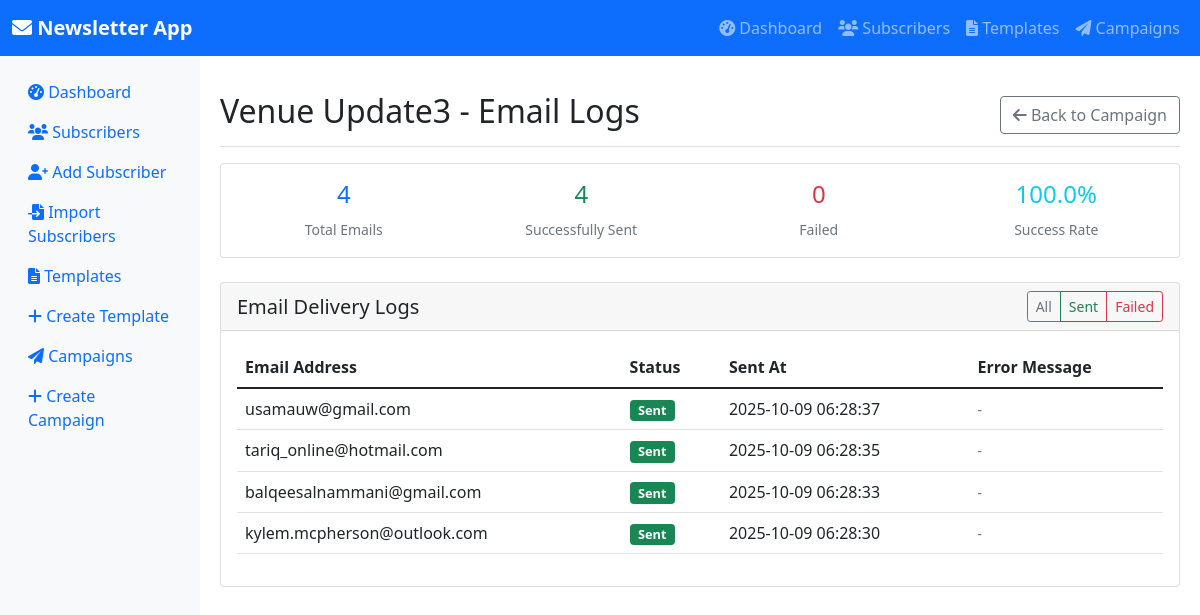
The page /campaigns/4/logs on the database its author committed.
### models.py (models this page shows, shortened)
class Campaign(db.Model):
    id = db.Column(db.Integer, primary_key=True)
    name = db.Column(db.String(255), nullable=False)
    template_id = db.Column(db.Integer, db.ForeignKey('template.id'), nullable=False)
    status = db.Column(db.String(50), default='draft', nullable=False)  # draft, sending, sent, failed
    total_sent = db.Column(db.Integer, default=0)
    total_failed = db.Column(db.Integer, default=0)
    created_at = db.Column(db.DateTime, default=datetime.utcnow, nullable=False)
    sent_at = db.Column(db.DateTime, nullable=True)
    email_logs = db.relationship('EmailLog', backref='campaign', lazy=True, cascade='all, delete-orphan')

class EmailLog(db.Model):
    id = db.Column(db.Integer, primary_key=True)
    campaign_id = db.Column(db.Integer, db.ForeignKey('campaign.id'), nullable=False)
    subscriber_email = db.Column(db.String(255), nullable=False, index=True)
    status = db.Column(db.String(50), nullable=False)  # sent, failed, bounced
    error_message = db.Column(db.Text, nullable=True)
    sent_at = db.Column(db.DateTime, default=datetime.utcnow, nullable=False)

### app.py (the view)
@app.route('/campaigns/<int:id>/logs')
def campaign_logs(id):
    campaign = Campaign.query.get_or_404(id)
    page = request.args.get('page', 1, type=int)
    logs = EmailLog.query.filter_by(campaign_id=id).order_by(EmailLog.sent_at.desc()).paginate(
        page=page, per_page=50, error_out=False
    )
    return render_template('campaign_logs.html', campaign=campaign, logs=logs)

### templates/campaign_logs.html (shortened to what this page needs)
{% extends "base.html" %}
{% block content %}
<div class="d-flex justify-content-between flex-wrap flex-md-nowrap align-items-center pt-3 pb-2 mb-3 border-bottom">
    <h1 class="h2">{{ campaign.name }} - Email Logs</h1>
    <div class="btn-toolbar mb-2 mb-md-0">
        <a href="{{ url_for('campaign_detail', id=campaign.id) }}" class="btn btn-outline-secondary">
            <i class="fas fa-arrow-left"></i> Back to Campaign
        </a>
    </div>
</div>
<div class="row mb-4">
    <div class="col-md-12">
        <div class="card">
            <div class="card-body">
                <div class="row text-center">
                    <div class="col-md-3">
                        <h4 class="text-primary">{{ logs.total }}</h4>
                        <small class="text-muted">Total Emails</small>
                    </div>
                    <div class="col-md-3">
                        <h4 class="text-success">{{ campaign.total_sent or 0 }}</h4>
                        <small class="text-muted">Successfully Sent</small>
                    </div>
                    <div class="col-md-3">
                        <h4 class="text-danger">{{ campaign.total_failed or 0 }}</h4>
                        <small class="text-muted">Failed</small>
                    </div>
                    <div class="col-md-3">
                        <h4 class="text-info">
                            {% if logs.total > 0 %}
                            {{ "%.1f"|format((campaign.total_sent or 0) * 100 / logs.total) }}%
                            {% else %}
                            0%
                            {% endif %}
                        </h4>
                        <small class="text-muted">Success Rate</small>
                    </div>
                </div>
            </div>
        </div>
    </div>
</div>
{% if logs.items %}
<div class="card">
    <div class="card-header d-flex justify-content-between align-items-center">
        <h5 class="mb-0">Email Delivery Logs</h5>
        <div class="btn-group btn-group-sm">
            <a href="{{ url_for('campaign_logs', id=campaign.id) }}" class="btn btn-outline-secondary">All</a>
            <a href="{{ url_for('campaign_logs', id=campaign.id) }}?status=sent"
                class="btn btn-outline-success">Sent</a>
            <a href="{{ url_for('campaign_logs', id=campaign.id) }}?status=failed"
                class="btn btn-outline-danger">Failed</a>
        </div>
    </div>
    <div class="card-body">
        <div class="table-responsive">
            <table class="table table-hover">
                <thead>
                    <tr>
                        <th>Email Address</th>
                        <th>Status</th>
                        <th>Sent At</th>
                        <th>Error Message</th>
                    </tr>
                </thead>
                <tbody>
                    {% for log in logs.items %}
                    <tr>
                        <td>{{ log.subscriber_email }}</td>
                        <td>
                            {% if log.status == 'sent' %}
                            <span class="badge bg-success status-badge">Sent</span>
                            {% elif log.status == 'failed' %}
                            <span class="badge bg-danger status-badge">Failed</span>
                            {% elif log.status == 'bounced' %}
                            <span class="badge bg-warning status-badge">Bounced</span>
                            {% endif %}
                        </td>
                        <td>{{ log.sent_at.strftime('%Y-%m-%d %H:%M:%S') }}</td>
                        <td>
                            {% if log.error_message %}
                            <small class="text-danger">{{ log.error_message }}</small>
                            {% else %}
                            <small class="text-muted">-</small>
                            {% endif %}
                        </td>
                    </tr>
                    {% endfor %}
                </tbody>
            </table>
        </div>
    </div>
</div>
{% endif %}
{% endblock %}

### templates/base.html (style rules this page uses)
.status-badge { font-size: 0.8rem; }
.table-responsive { border-radius: 0.5rem; overflow: hidden; }

### rows shown on the page
Campaign: name "Venue Update3", total_sent "4", total_failed "0", (campaign.total_sentor0)*100/logs.total "100.0"
EmailLog: subscriber_email "usamauw@gmail.com", status "Sent", sent_at "2025-10-09 06:28:37"
EmailLog: subscriber_email "tariq_online@hotmail.com", status "Sent", sent_at "2025-10-09 06:28:35"
EmailLog: subscriber_email "balqeesalnammani@gmail.com", status "Sent", sent_at "2025-10-09 06:28:33"
EmailLog: subscriber_email "kylem.mcpherson@outlook.com", status "Sent", sent_at "2025-10-09 06:28:30"

### other values the page prints
{{ logs.total }} "4"
